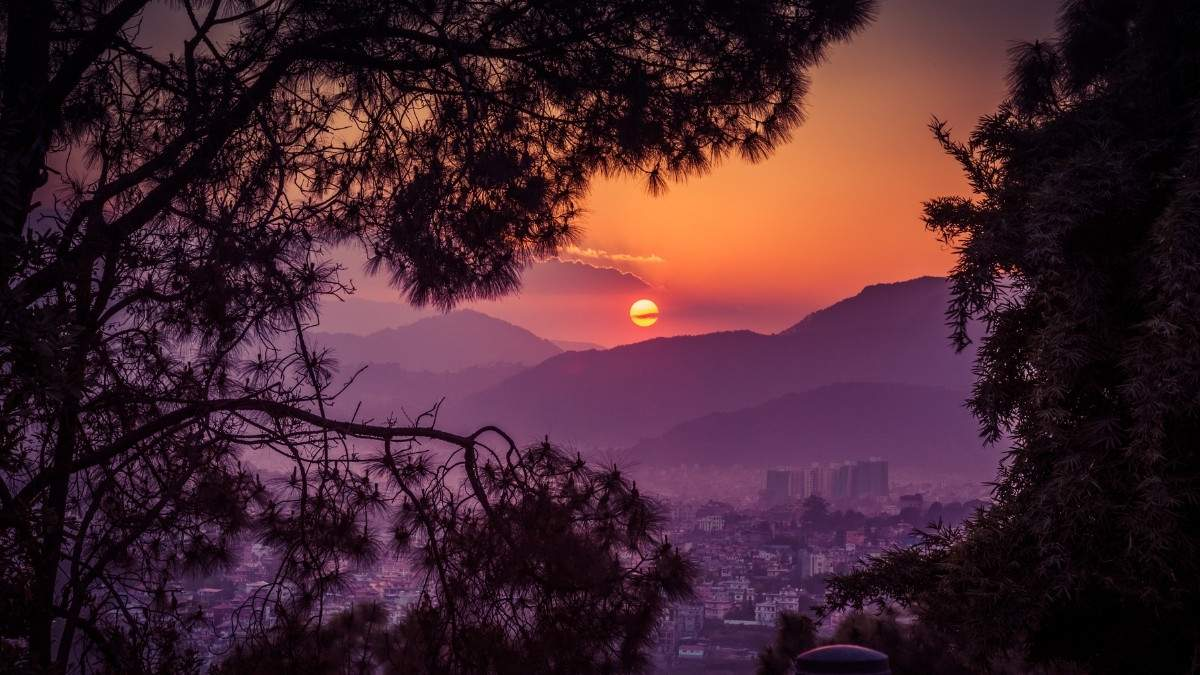
#> input picture src1/input_images/bai1/image.jpg, 1200 x 675 px, found by its file name
$ jupyter execute smart_blur_selector.ipynb
#> lines starting #> are read from the running program, lines starting #| are printed output that depends on the picture
[cell 1]
import cv2
import numpy as np
import time
import matplotlib.pyplot as plt

[cell 2]
# Load image
img = cv2.imread('input_images/bai1/image.jpg', cv2.IMREAD_GRAYSCALE)
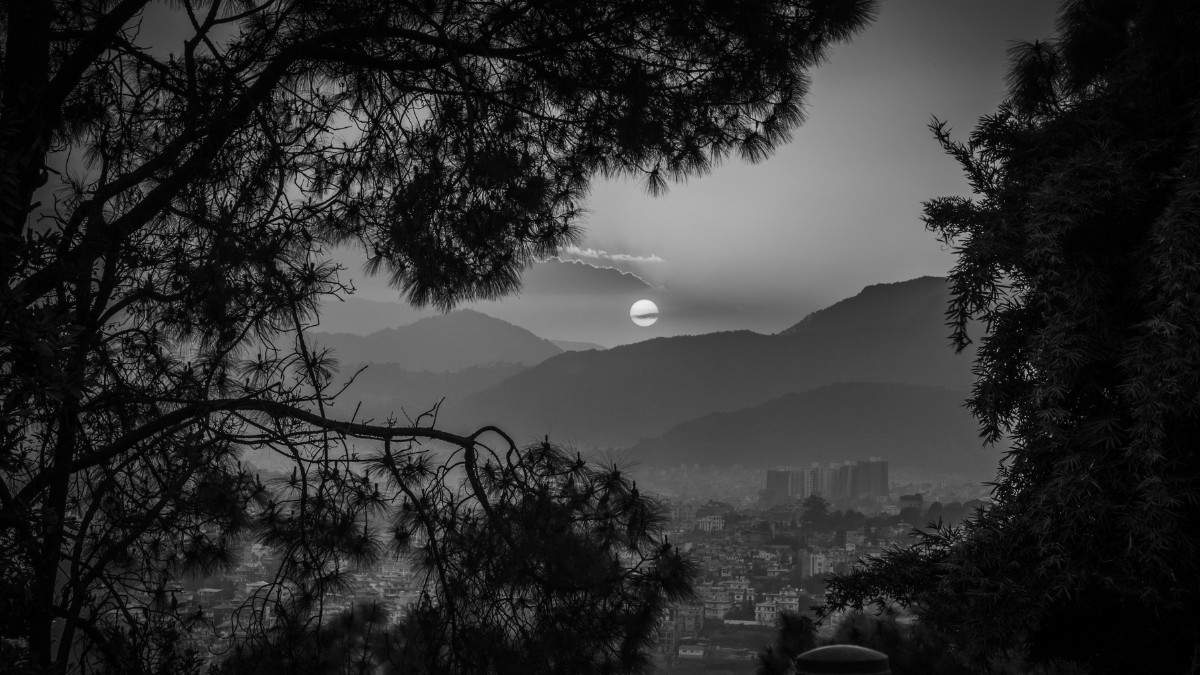
#> img: shape (675, 1200); min 0, max 242, mean 47.7
if img is None:
    raise ValueError("Image not found! Please put 'input.jpg' inside 'input_images/bai1/' folder")

plt.imshow(img, cmap='gray')
plt.title('Original Image')
plt.axis('off')
plt.show()
